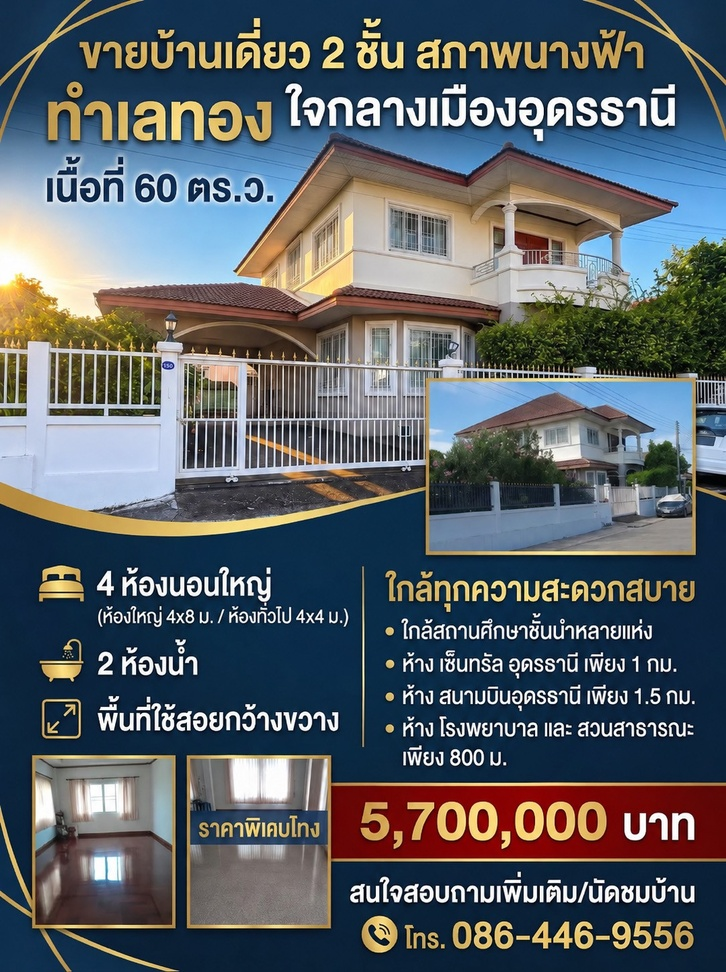
#> input picture template/photo/01.jpeg, 726 x 972 px, shrunk from 1084 x 1451 before the run, given in place of 01.jpg, which was not available
$ python color_grade.py ../photo/01.jpeg
#> lines starting #> are read from the running program, lines starting #| are printed output that depends on the picture; after the words box and inside, x2 and y2 are one past the last pixel; in counts of white or black regions, pixels touching at a corner belong together
#!/usr/bin/env python3
# สคริปต์ฐานปรับสีและแสงรูปก่อนทำภาพรวม (footage-assistant-photo)
# คัดลอกไปที่ work/<รหัส>/color_grade.py แล้วแก้ค่าในส่วน "ตั้งค่างาน" ห้ามแก้ไฟล์นี้ในที่
#
# ใช้งาน:
#   python color_grade.py                      ปรับรูปใน FILES จาก SRC ลง DST แล้วพิมพ์ตารางก่อน/หลัง
#   python color_grade.py --compare <โฟลเดอร์>  ทำภาพเปรียบเทียบก่อน/หลังด้วย
#   python color_grade.py --measure <ภาพ> x:y:w:h [x:y:w:h ...]
#                                              วัดค่าในกรอบ (เช่นช่องรูปในภาพรวม): luma, ความอิ่มสี, ผนัง R−B/G−B
#
# ลำดับการปรับ (ได้ผลจากงาน 00000017, 00000433, 00000957):
#   1. ดึงสีเหลือง–ส้ม (ไฟหลอด) เข้าหา luma ของตัวเอง เฉพาะรูปที่ตั้ง yellow
#   2. white balance ใน linear light ให้ผนังขาวได้ R−B/G−B ตามเป้าของสไตล์ ไม่แตะส่วนที่สว่างมาก
#   3. ลดความอิ่มสีอุ่นบนผนัง (ส่วนบนของรูป ไม่ลงไปถึงพื้นไม้)
#   4. S-curve เบาๆ
#   5. บีบสีที่จัดเกิน (ผ้าปูเตียงฟ้า ฯลฯ)
#   6. เพิ่มความอิ่มของไม้เล็กน้อย
#   7. exposure บน linear luminance แบบมี shoulder ไปที่ luma เป้าหมาย (แทน gamma ที่ชนขอบ)
#   8. วัดผนังซ้ำแล้วแก้ WB อีก 2 รอบ (ขั้นก่อนหน้าทำให้สีเลื่อน)
#   9. unsharp เล็กน้อย และไม่ให้มีพิกเซลขาวโพลนเพิ่มจากต้นฉบับ
import os
import sys

import numpy as np
from PIL import Image, ImageFilter

# ---------------- ตั้งค่างาน (แก้ในสำเนา) ----------------
SRC = 'uploads/<ts>/images'          # รูปที่ intake คัดลอกมา (ยังไม่ปรับแสง)
DST = 'work/<รหัส>/graded'
FILES = ['01.jpg']                   # เฉพาะรูปใน shots
STYLE = 'navy'                       # navy | black | minimal | red | teal

# เป้าหมายตามสไตล์: ผนัง R−B, G−B (หน่วย 0–255) และ luma เฉลี่ยของรูป
STYLE_TARGETS = {
  'navy': {'rb': 2.0, 'gb': 2.0, 'luma': 160.0},
  'black': {'rb': 2.0, 'gb': 2.0, 'luma': 160.0},
  'minimal': {'rb': 6.0, 'gb': 2.0, 'luma': 160.0},
  'red': {'rb': 5.0, 'gb': 2.0, 'luma': 160.0},
  # teal: รูปภายในห้องของ 02.jpeg เป็นภาพสต็อกอมส้ม (R−B +12 ถึง +22) อุ่นเกินกฎผนังขาว จึงใช้กลางๆ ค่อนเย็นเข้ากับพื้นขาวเขียวหัวเป็ด
  'teal': {'rb': 3.0, 'gb': 2.0, 'luma': 160.0},
}

# ค่ากลาง ใช้กับทุกรูป
DEFAULTS = {
  'wb_max': 0.60,       # gain WB ต่อช่องสีอยู่ในช่วง 1/(1+wb_max)–(1+wb_max) ไฟเหลืองจัดใช้ 0.45 ไฟส้มทั้งห้องใช้ได้ถึง ~8
  'wb_protect': 0.88,   # luma (0–1) ที่เริ่มไม่ปรับ WB เพื่อกันหน้าต่าง/โคมไฟเพี้ยน (ไฟส้มทั้งห้องตั้ง 0.97)
  'yellow': 0.0,        # 0–1 ดึงสีเหลือง–ส้ม (hue 12–yellow_hue°) ที่ความอิ่ม ≤ yellow_sat เข้าหา luma
  'yellow_sat': 0.60,
  'yellow_hue': 68,
  'wall_desat': 0.45,   # ลดความอิ่มสีอุ่นบนผนัง
  'wall_ymax': 0.65,    # ทำแค่ส่วนบนของรูป (สัดส่วนความสูง) กันพื้นไม้ซีด
  'curve': 0.12,        # ความแรง S-curve (0 = ไม่ใช้)
  'chroma_max': 0.55,   # ความอิ่มที่เกินค่านี้ถูกบีบลงครึ่งหนึ่ง
  'blue_desat': 0.25,   # ลดความอิ่มสีฟ้า/น้ำเงินจัด (hue 180–250°, ความอิ่ม > 0.30)
  'wood': 1.08,         # คูณความอิ่มของไม้ (hue 15–45°)
  'sat': 1.0,           # คูณความอิ่มทั้งรูป (รูปที่แก้ไฟส้มแรงแล้วออกเทาหม่น ใช้ 1.3–1.5)
  'luma': None,         # None = ใช้ค่าของสไตล์
  'knee': 0.78,         # จุดเริ่ม shoulder ของ exposure (linear)
  'sharpen': (1.2, 55, 3),
  'rb': None,           # None = ใช้ค่าของสไตล์
  'gb': None,
  'wall_box': None,     # (x0, y0, x1, y1) สัดส่วน 0–1 ถ้าตั้ง ใช้วัดผนังเฉพาะกรอบนี้
}

# ค่าแยกรายรูป ใส่เฉพาะรูปที่ค่ากลางยังไม่ได้ผล เช่น
#   '02.jpg': {'wb_max': 0.45, 'yellow': 1.0},          ห้องน้ำไฟเหลือง
#   '01.jpg': {'wb_max': 1.5, 'yellow': 0.85, 'yellow_sat': 0.95, 'yellow_hue': 100, 'sat': 1.4},
#                                                       ไฟส้มจัดทั้งห้อง (ห้าม wb_max สูงมาก ช่องน้ำเงินแทบเป็นศูนย์ จะขยายจุดรบกวนเป็นคราบ)
#   '01.jpg': {'wb_max': 1.2, 'yellow': 0.6, 'yellow_sat': 0.95, 'yellow_hue': 100, 'sat': 1.3,
#              'wb_protect': 0.75, 'luma': 156, 'wood': 1.3, 'rb': 2.0, 'blue_desat': 0.6,
#              'wall_box': (0.66, 0.15, 0.98, 0.65)}
#                                                       ไฟส้มจัดจนผนังอิ่มสีเกินเกณฑ์ (งาน 00000423): ตั้ง wall_box ที่ผนังเปล่า
#                                                       สคริปต์จะวัดจากทุกพิกเซลในกรอบแทนส่วนที่สว่างที่สุด (หน้าต่าง)
#   '08.jpg': {'luma': 165},                            ช่องมีโซฟาเข้มเต็ม ตั้ง luma สูงขึ้นให้ช่องในภาพรวมสว่างเท่ากัน
OVERRIDES = {}
# --------------------------------------------------------


def to_lin(a):
  return np.where(a <= 0.04045, a / 12.92, ((a + 0.055) / 1.055) ** 2.4)


def to_srgb(a):
  a = np.clip(a, 0, 1)
  return np.where(a <= 0.0031308, a * 12.92, 1.055 * a ** (1 / 2.4) - 0.055)


def luma(a):
  return a[..., 0] * 0.2126 + a[..., 1] * 0.7152 + a[..., 2] * 0.0722


def rgb_to_hsv(a):
  r, g, b = a[..., 0], a[..., 1], a[..., 2]
  mx = a.max(-1)
  mn = a.min(-1)
  d = mx - mn
  s = np.where(mx > 1e-6, d / np.maximum(mx, 1e-6), 0)
  dd = np.maximum(d, 1e-6)
  h = np.where(mx == r, ((g - b) / dd) % 6, np.where(mx == g, (b - r) / dd + 2, (r - g) / dd + 4))
  h = np.where(d < 1e-6, 0, h) * 60.0
  return h, s, mx


def hsv_to_rgb(h, s, v):
  c = v * s
  hp = (h / 60.0) % 6
  x = c * (1 - np.abs(hp % 2 - 1))
  z = np.zeros_like(h)
  i = np.floor(hp).astype(int)
  r = np.choose(i, [c, x, z, z, x, c])
  g = np.choose(i, [x, c, c, x, z, z])
  b = np.choose(i, [z, z, x, c, c, x])
  m = v - c
  return np.stack([r + m, g + m, b + m], -1)


def smooth(e0, e1, x):
  t = np.clip((x - e0) / max(e1 - e0, 1e-6), 0, 1)
  return t * t * (3 - 2 * t)


def hue_band(h, lo, hi, soft=8.0):
  return smooth(lo - soft, lo, h) * (1 - smooth(hi, hi + soft, h))


def wall_mask(a, box=None):
  # ผนังขาว/เพดาน: สว่าง ความอิ่มต่ำ อยู่ส่วนบน 65% ของรูป
  h_, w_ = a.shape[:2]
  _, s, v = rgb_to_hsv(a)
  y = luma(a)
  m = (y > 0.45) & (y < 0.95) & (s < 0.45) & (v < 0.985)
  rows = np.arange(h_)[:, None] < h_ * 0.65
  m &= rows
  if box:
    x0, y0, x1, y1 = box
    bm = np.zeros_like(m)
    bm[int(y0 * h_):int(y1 * h_), int(x0 * w_):int(x1 * w_)] = True
    m &= bm
    if m.sum() < 500:
      # ไฟส้มจัดทั้งห้องทำให้ผนังอิ่มสีเกินเกณฑ์ s < 0.45 จนหาผนังไม่เจอ
      # ถ้าตั้ง wall_box ไว้ ให้เชื่อกรอบนั้น ใช้ทุกพิกเซลในกรอบที่ไม่มืดหรือขาวโพลนเกินไป
      # (ไม่ตกไปใช้ส่วนที่สว่างที่สุด ซึ่งมักเป็นหน้าต่างหรือดวงไฟ)
      mb = bm & (y > 0.2) & (y < 0.95)
      if mb.sum() >= 500:
        return mb
  if m.sum() < 500:
    # รูปที่ผนังน้อย ใช้ส่วนที่สว่างที่สุด 20% แทน
    m = y >= np.quantile(y, 0.8)
  return m


def wall_stats(a, m):
  c = a[m].mean(0) * 255
  return c, c[0] - c[2], c[1] - c[2]


def settings(name):
  # ลำดับ: ค่ากลาง → เป้าของสไตล์ (ถ้าค่ากลางไม่ได้ตั้ง rb/gb/luma) → ค่าแยกรายรูป
  p = dict(DEFAULTS)
  for k, v in STYLE_TARGETS[STYLE].items():
    if p.get(k) is None:
      p[k] = v
  p.update(OVERRIDES.get(name, {}))
  return p


def white_balance(a, m, p):
  lin = to_lin(a)
  wl = lin[m].mean(0)
  # สีเป้าหมายของผนัง (sRGB) ที่ความสว่างเดิม
  ws = a[m].mean(0)
  g = ws[1]
  tgt = np.array([g + (p['rb'] - p['gb']) / 255, g, g - p['gb'] / 255])
  tl = to_lin(np.clip(tgt, 0, 1))
  gain = tl / np.maximum(wl, 1e-6)
  gain = gain / (gain @ np.array([0.2126, 0.7152, 0.0722]))   # คงความสว่างเดิม
  gain = np.clip(gain, 1 / (1 + p['wb_max']), 1 + p['wb_max'])
  y = luma(a)
  w = 1 - smooth(p['wb_protect'], 0.99, y)
  out = lin * (1 + (gain - 1) * w[..., None])
  return to_srgb(out)


def pull_to_luma(a, k, mask):
  y = luma(a)[..., None]
  return a + (y - a) * (k * mask)[..., None]


def grade(img, p):
  a = np.asarray(img.convert('RGB')).astype(np.float32) / 255.0
  orig_max = a.max(-1)
  h_ = a.shape[0]
  m = wall_mask(a, p.get('wall_box'))

  # 1. ไฟเหลือง–ส้ม (ทำก่อน WB เพื่อให้ WB แก้ส่วนที่เหลือไปที่เป้าพอดี ไม่เลยเป้า)
  if p['yellow'] > 0:
    h, s, v = rgb_to_hsv(a)
    mk = hue_band(h, 12, p['yellow_hue']) * (1 - smooth(p['yellow_sat'], p['yellow_sat'] + 0.2, s)) * smooth(0.12, 0.3, v)
    a = pull_to_luma(a, p['yellow'], mk)

  # 2. white balance
  a = white_balance(a, m, p)

  # 3. สีอุ่นบนผนัง
  if p['wall_desat'] > 0:
    h, s, v = rgb_to_hsv(a)
    rows = 1 - smooth(p['wall_ymax'] - 0.08, p['wall_ymax'], np.arange(h_)[:, None] / h_)
    mk = (hue_band(h, 0, 60) + hue_band(h, 330, 360)) * (1 - smooth(0.25, 0.40, s)) * smooth(0.5, 0.65, v) * rows
    a = pull_to_luma(a, p['wall_desat'], np.clip(mk, 0, 1))

  # 4. S-curve บน luma
  if p['curve'] > 0:
    y = luma(a)
    y2 = y + (smooth(0, 1, y) - y) * p['curve']
    a = a * (y2 / np.maximum(y, 1e-4))[..., None]
    a = np.clip(a, 0, 1)

  # 5–6. ความอิ่มสี
  h, s, v = rgb_to_hsv(np.clip(a, 0, 1))
  s = np.where(s > p['chroma_max'], p['chroma_max'] + (s - p['chroma_max']) * 0.5, s)
  if p['blue_desat'] > 0:
    s = s * (1 - p['blue_desat'] * hue_band(h, 180, 250) * smooth(0.25, 0.35, s))
  if p['wood'] != 1:
    s = s * (1 + (p['wood'] - 1) * hue_band(h, 15, 45) * smooth(0.15, 0.25, s) * (1 - smooth(0.75, 0.9, s)))
  s = np.clip(s * p['sat'], 0, 1)
  a = hsv_to_rgb(h, s, v)

  # 7. exposure ให้ luma เฉลี่ยได้ตามเป้า
  lin = to_lin(np.clip(a, 0, 1))
  L = luma(lin)
  k = p['knee']

  def tone(e):
    x = L * e
    return np.where(x <= k, x, k + (1 - k) * (1 - np.exp(-(x - k) / (1 - k))))

  def mean_out(e):
    Lo = tone(e)
    r = lin * (Lo / np.maximum(L, 1e-6))[..., None]
    return float(luma(to_srgb(r)).mean() * 255), r

  lo, hi = 0.2, 6.0
  for _ in range(30):
    mid = (lo * hi) ** 0.5
    mv, _ = mean_out(mid)
    if mv < p['luma']:
      lo = mid
    else:
      hi = mid
  _, lin = mean_out((lo * hi) ** 0.5)
  # สีที่เกิน 1 ให้ลดความอิ่มเข้าหาขาวแทนการตัดช่องสี
  over = lin.max(-1, keepdims=True)
  Lw = luma(lin)[..., None]
  t = np.clip((over - 1) / np.maximum(over - Lw, 1e-6), 0, 1)
  lin = np.where(over > 1, lin + (Lw - lin) * t, lin)
  a = to_srgb(lin)

  # 8. ขั้นอื่นทำให้ผนังเลื่อนไปจากเป้า วัดผนังซ้ำแล้วแก้ WB อีก 2 รอบ
  for _ in range(2):
    a = white_balance(a, m, p)

  # 9. unsharp แล้วไม่ให้ขาวโพลนเพิ่มจากต้นฉบับ
  out = Image.fromarray((np.clip(a, 0, 1) * 255 + 0.5).astype(np.uint8))
  if p['sharpen']:
    r, pc, th = p['sharpen']
    out = out.filter(ImageFilter.UnsharpMask(radius=r, percent=pc, threshold=th))
  b = np.asarray(out).astype(np.float32)
  cap = np.where(orig_max < 250 / 255, 249.0, 255.0)[..., None]
  b = np.minimum(b, cap)
  return Image.fromarray(b.astype(np.uint8))


def stats(img, m=None):
  a = np.asarray(img.convert('RGB')).astype(np.float32) / 255.0
  if m is None:
    m = wall_mask(a)
  _, rb, gb = wall_stats(a, m)
  _, s, _ = rgb_to_hsv(a)
  y = luma(a) * 255
  blown = float((a.max(-1) >= 250 / 255).mean() * 100)
  return rb, gb, float(y.mean()), float(s.mean()), blown


# [22 lines left out: functions compare, measure, not called in this run]


def main():
  args = sys.argv[1:]
  if args and args[0] == '--measure':
    measure(args[1], args[2:])
    return
  cmp_dir = None
  if args and args[0] == '--compare':
    cmp_dir = args[1]
    os.makedirs(cmp_dir, exist_ok=True)
  os.makedirs(DST, exist_ok=True)
  print(f'สไตล์ {STYLE} เป้า {STYLE_TARGETS[STYLE]}')
  print('รูป\tR−B ก่อน→หลัง\tG−B ก่อน→หลัง\tluma ก่อน→หลัง\tอิ่ม ก่อน→หลัง\t≥250% ก่อน→หลัง')
  for f in FILES:
    src = Image.open(os.path.join(SRC, f)).convert('RGB')
#> src is the input picture: PIL image 726x972 RGB; mean R, G, B 88.5, 95.9, 102.1
    p = settings(f)
    a = np.asarray(src).astype(np.float32) / 255.0
    m = wall_mask(a, p.get('wall_box'))
#> in wall_mask, `m &= rows`:
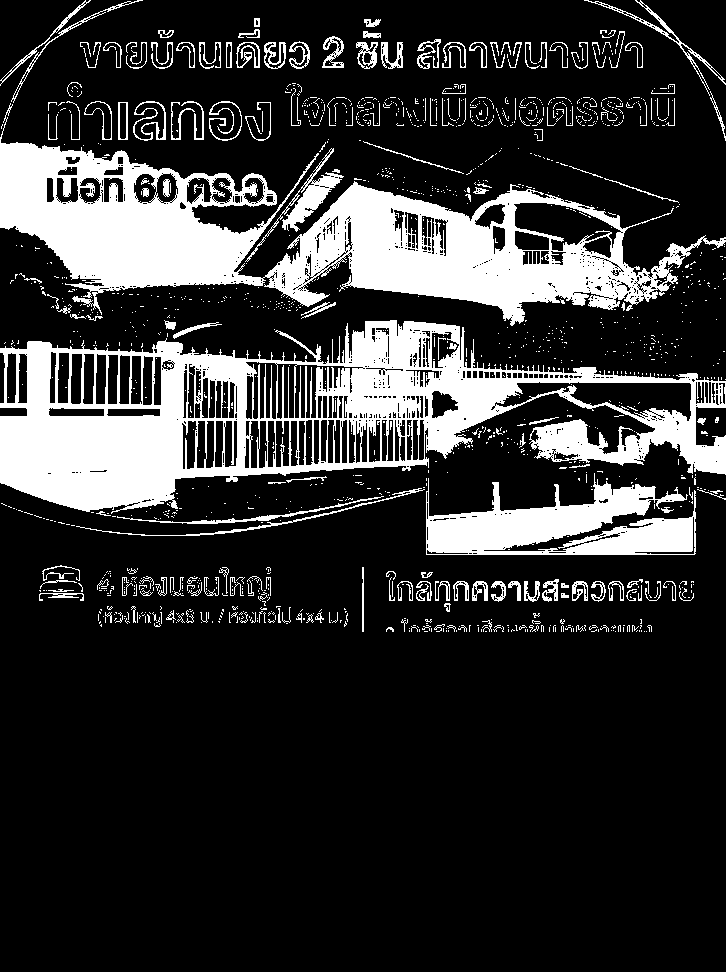
#> m: shape (972, 726) bool; 19.6% white; 1432 white regions (1257 under 20 px), largest, box (x1, y1, x2, y2) and area: (0, 320, 726, 514) 53536, (0, 103, 726, 326) 51537, (426, 473, 696, 555) 12150
    out = grade(src, p)
#> in to_lin, `return np.where(a <= 0.04045, a / 12.92, ((a + 0.055) / 1.055) ** 2.4)`:
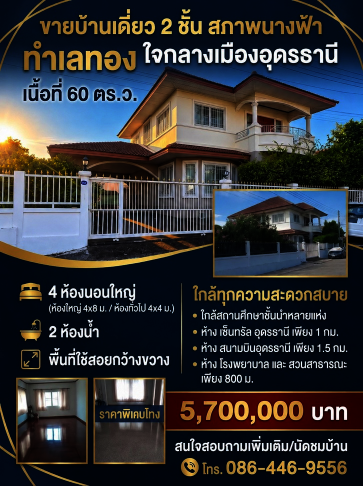
#> returned value: shape (972, 726, 3) float32 (shown at 1/2 size); mean of channels 0, 1, 2 0.199, 0.201, 0.214; drawn as R, G, B
#> in white_balance, `wl = lin[m].mean(0)`: wl = [0.452, 0.48, 0.514]
#> in white_balance, `ws = a[m].mean(0)`: ws = [0.684, 0.708, 0.717]
#> in white_balance, `g = ws[1]`: g = 0.708
#> in white_balance, `tgt = np.array([g + (p['rb'] - p['gb']) / 255, g, g - p['gb'] / 255])`: tgt = [0.708, 0.708, 0.7]
#> in white_balance, `tl = to_lin(np.clip(tgt, 0, 1))`: tl = [0.459, 0.459, 0.448]
#> in white_balance, `gain = tl / np.maximum(wl, 1e-6)`: gain = [1.01, 0.956, 0.87]
#> in white_balance, `gain = gain / (gain @ np.array([0.2126, 0.7152, 0.0722]))`: gain = [1.05, 0.993, 0.905]
#> in white_balance, `w = 1 - smooth(p['wb_protect'], 0.99, y)`:
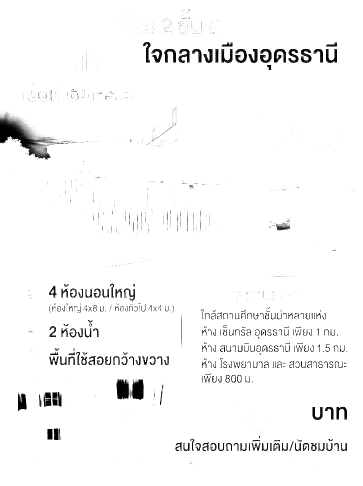
#> w: shape (972, 726) float32 (shown at 1/2 size); min 0, max 1, mean 0.968
#> in rgb_to_hsv (call 3), `h = np.where(mx == r, ((g - b) / dd) % 6, np.where(mx == g, (b - r) / ..`:
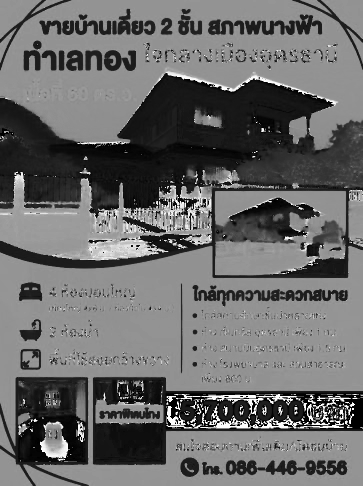
#> h: shape (972, 726) float64 (shown at 1/2 size); min 0, max 6, mean 2.5; drawn with min black and max white
#> in smooth (call 9), `return t * t * (3 - 2 * t)`:
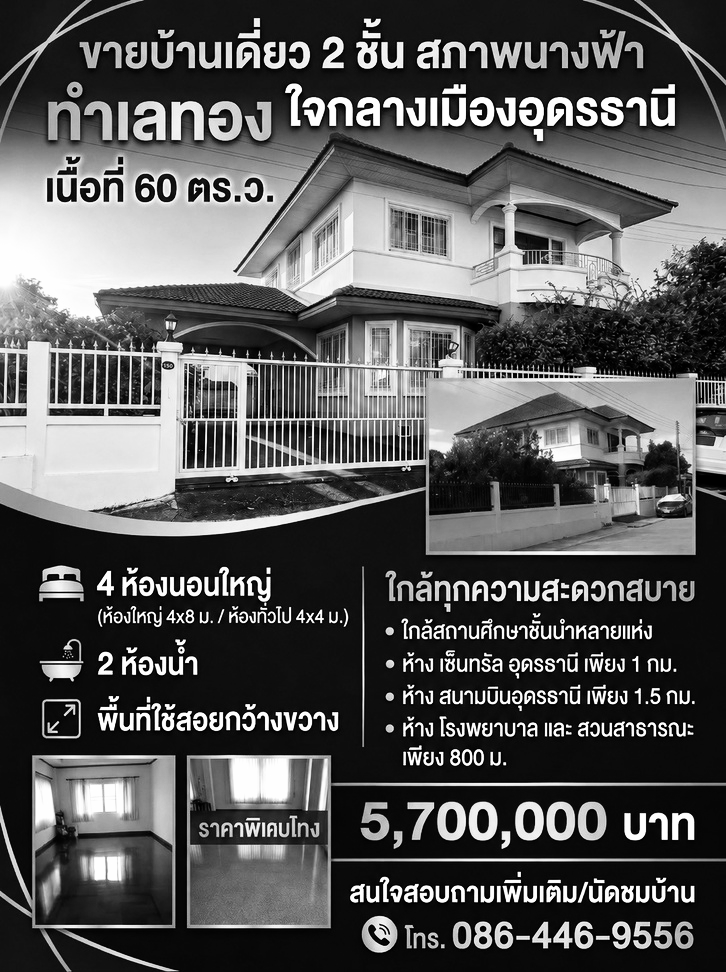
#> returned value: shape (972, 726) float64; min 0, max 1, mean 0.34
#> the loop in grade, `for _ in range(30):` made 30 passes
#> mv on passes 1 to 8: 102, 137, 152.5, 160.1, 156.3, 158.2, 159.1, 159.6
#> the loop in grade, `for _ in range(2):` made 2 passes
#> (wl in white_balance, ws in white_balance, g in white_balance, tgt in white_balance, tl in white_balance, gain in white_balance) on passes 1 to 2: ([0.988, 0.986, 0.979], [0.995, 0.994, 0.99], 0.994, [0.994, 0.994, 0.986], [0.986, 0.986, 0.968], [0.999, 1, 0.991]), ([0.988, 0.986, 0.979], [0.995, 0.994, 0.99], 0.994, [0.994, 0.994, 0.986], [0.986, 0.986, 0.968], [0.999, 1, 0.991])
    out.save(os.path.join(DST, f), quality=95, subsampling=0)
    b0 = stats(src, m)
#> in wall_stats, `c = a[m].mean(0) * 255`: c = [174.4, 180.4, 182.9]
#> in stats, `_, rb, gb = wall_stats(a, m)`: rb = -8.46; gb = -2.45
#> in stats, `blown = float((a.max(-1) >= 250 / 255).mean() * 100)`: blown = 3.56
#> b0 = (-8.46, -2.45, 94.76, 0.507, 3.56)
    b1 = stats(out, m)
#> b1 = (0.683, 0.837, 158.4, 0.281, 3.56)
    print(f'{f}\t{b0[0]:+.1f}→{b1[0]:+.1f}\t{b0[1]:+.1f}→{b1[1]:+.1f}\t'
          f'{b0[2]:.1f}→{b1[2]:.1f}\t{b0[3]:.3f}→{b1[3]:.3f}\t{b0[4]:.2f}→{b1[4]:.2f}')
#| 01.jpg	-8.5→+0.7	-2.4→+0.8	94.8→158.4	0.507→0.281	3.56→3.56
    if cmp_dir:
      compare(src, out, os.path.join(cmp_dir, 'compare_' + f))


if __name__ == '__main__':
  main()
